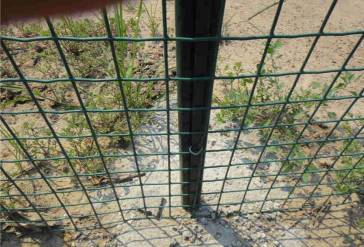
#> input picture imgs/ironnet_small.jpg, 364 x 247 px
$ python hough.py
#> lines starting #> are read from the running program, lines starting #| are printed output that depends on the picture
"""
coded by Kamino, kamino.plus@qq.com, 2022/4/15
未经许可不得转载
"""
import numpy as np
import cv2
import matplotlib.pyplot as plt
from tqdm import tqdm
from queue import PriorityQueue


def non_max_suppression(x):
    res = np.zeros_like(x)
    for i in range(x.shape[0]):
        for j in range(x.shape[1]):
            if x[i, j] == 0:
                continue
            if np.sum(x[i - 1:i + 2, j - 1:j + 2] > x[i, j]) == 0:
                # print(x[i - 1:i + 2, j - 1:j + 2])
                res[i, j] = x[i, j]
    return res


def hough_line(x, theta_prec=1.0, rho_prec=2.0, topk=1, weight_mat: np.ndarray = None, non_max=False):
    if weight_mat is not None:  # 权重矩阵得是方阵，且边长要是单数
        assert len(weight_mat.shape) and weight_mat.shape[0] == weight_mat.shape[1] and weight_mat.shape[0] % 2 == 1
    # theta_ax和rho_ax是霍夫空间两个轴的量化数组
    # 使用theta_prec和rho_prec两个参数来确定量化精度，数字越大量化越粗
    theta_ax = np.deg2rad(np.arange(0, 180, theta_prec))
    max_rho = np.sqrt(x.shape[0] ** 2 + x.shape[1] ** 2)
    rho_ax = np.arange(-max_rho, max_rho, rho_prec)
    # 霍夫空间：是一个rho行theta列的空间
    hough_space = np.zeros((len(rho_ax), len(theta_ax)))
    for i in tqdm(range(x.shape[0])):  # i行 j列
        for j in range(x.shape[1]):
            # 找到二值图像中的1点
            if x[i, j] == 0:
                continue
            # 对于每一个theta的量化值求rho
            for t in range(len(theta_ax)):
                rh = j * np.cos(theta_ax[t]) + i * np.sin(theta_ax[t])
                # 量化得到的rho值，由于rho可能为负数，而数组是没有负数索引的
                # （虽然python的负索引有倒数的意义），所以我们要平移到正确的
                # 位置上。
                # 1.加轴的最大值 2.除以精度 3.找到最近整数位
                # *4.给相邻区块加权添加
                # *5.非最大化抑制
                if weight_mat is None:
                    hough_space[int(round((rh + max_rho) / rho_prec)), t] += 1
                else:
                    tgt_point = (int(round((rh + max_rho) / rho_prec)), t)
                    offset = (weight_mat.shape[0] - 1) // 2
                    hot_area = hough_space[tgt_point[0] - offset:tgt_point[0] + offset + 1,
                               tgt_point[1] - offset:tgt_point[1] + offset + 1]
                    if hot_area.shape == weight_mat.shape:
                        hough_space[tgt_point[0] - offset:tgt_point[0] + offset + 1,
                        tgt_point[1] - offset:tgt_point[1] + offset + 1] += weight_mat
    if non_max is True:
        hough_space = non_max_suppression(hough_space)

    # 用优先队列（大顶堆）找到前n个结果
    if topk == 1:
        points = np.where(hough_space == np.max(hough_space))
        return (rho_ax[points[0]], theta_ax[points[1]]), hough_space
    else:
        queue = PriorityQueue()
        for i in range(hough_space.shape[0]):
            for j in range(hough_space.shape[1]):
                queue.put((-hough_space[i, j], rho_ax[i], theta_ax[j], i, j))
        res = [queue.get()[1:] for _ in range(topk)]
        return res, hough_space


img = cv2.imread("imgs/ironnet_small.jpg", cv2.IMREAD_GRAYSCALE)
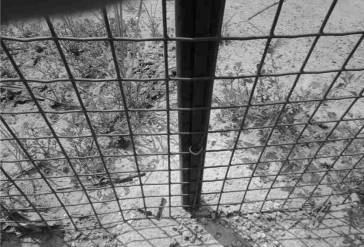
#> img: shape (247, 364); min 0, max 245, mean 122.4
canny_img = cv2.Canny(img, 200, 230)
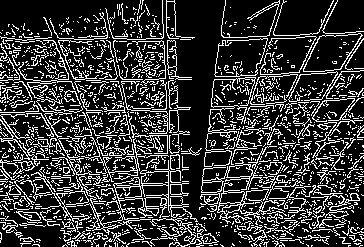
#> canny_img: shape (247, 364); 21.8% white in thin lines or dots
kernel = np.array([[2, 4, 5, 4, 2], [4, 9, 12, 9, 4], [5, 12, 15, 12, 5], [4, 9, 12, 9, 4], [2, 4, 5, 4, 2]]) / 159
rho_thetas, hough_img = hough_line(canny_img, topk=10, rho_prec=1, theta_prec=0.5, weight_mat=None, non_max=True)
#> after the loop in hough_line, `for i in tqdm(range(x.shape[0])):`:
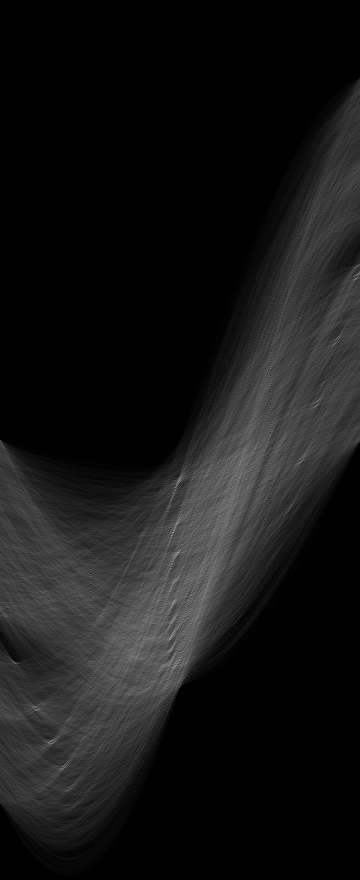
#> hough_space: shape (880, 360) float64; min 0, max 168, mean 22.3
#> after the loop in non_max_suppression, `for i in range(x.shape[0]):`:
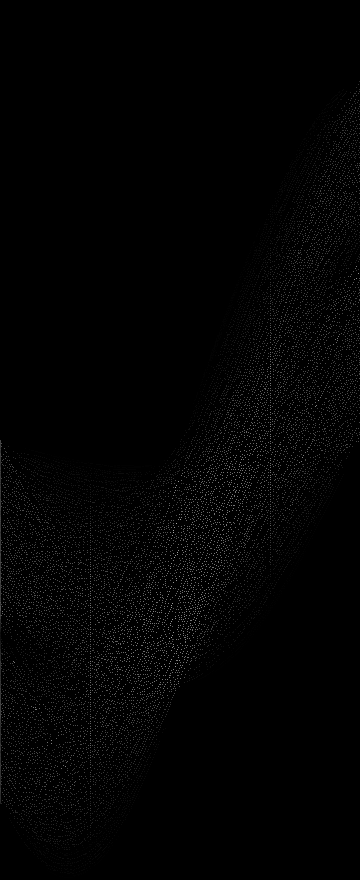
#> res: shape (880, 360) float64; min 0, max 168, mean 2.8
#> rho_thetas = [(90.11, 1.51, 530, 173), (198.1, 1.47, 638, 169), (47.11, 1.53, 487, 175), (83.11, 1.54, 523, 176), (92.11, 1.51, 532, 173), (112.1, 1.54, 552, 177), (117.1, 1.52, 557, 174), (197.1, 1.49, 637, 171), (165.1, 1.49, 605, 171), (163.1, 1.5, 603, 172)]

# 下面都是绘图了
# figure1是对比
fig = plt.figure(1)
ax = plt.subplot(2, 1, 1)
ax.imshow(img, cmap=plt.get_cmap('gray'))
ax.set_title('Result')
print("*" * 30)
print("预测出的直线方程")
for rho, theta, _, _ in rho_thetas:
    print(f"x*{round(np.cos(theta), 2)}+y*{round(np.sin(theta), 2)}={round(rho / 2, 2)}")
    x_ = np.arange(0, canny_img.shape[1])
    y_ = (rho - x_ * np.cos(theta)) / np.sin(theta)
    ax.plot(x_, y_, 'red')
#> this loop made 10 passes
#> (rho, theta) on passes 1 to 10: (90.11, 1.51), (198.1, 1.47), (47.11, 1.53), (83.11, 1.54), (92.11, 1.51), (112.1, 1.54), (117.1, 1.52), (197.1, 1.49), (165.1, 1.49), (163.1, 1.5)
#| x*0.06+y*1.0=45.05
#| x*0.1+y*1.0=99.05
#| x*0.04+y*1.0=23.55
#| x*0.03+y*1.0=41.55
#| x*0.06+y*1.0=46.05
#| x*0.03+y*1.0=56.05
#| x*0.05+y*1.0=58.55
#| x*0.08+y*1.0=98.55
#> (further printed lines are left out)
plt.ylim([img.shape[0], 0])
print("*" * 30)
ax = plt.subplot(2, 1, 2)
ax.imshow(canny_img, cmap=plt.get_cmap('gray'))
ax.set_title('Canny')
# figure2是霍夫空间可视化
fig = plt.figure(2)
ax = plt.subplot(1, 1, 1)
ax.imshow(hough_img, origin='lower')
for _, _, ri, ti in rho_thetas:
    ax.scatter(ti, ri)
#> this loop made 10 passes
#> (ri, ti) on passes 1 to 10: (530, 173), (638, 169), (487, 175), (523, 176), (532, 173), (552, 177), (557, 174), (637, 171), (605, 171), (603, 172)
ax.set_ylabel(r'$\rho$')
ax.set_xlabel(r'$\theta$')
ax.set_title('Hough space')
plt.show()
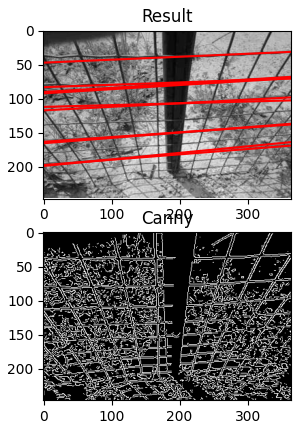
#> figure drawn by matplotlib, 2 panels
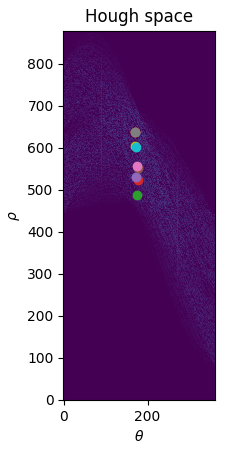
#> figure drawn by matplotlib, 1 panel
